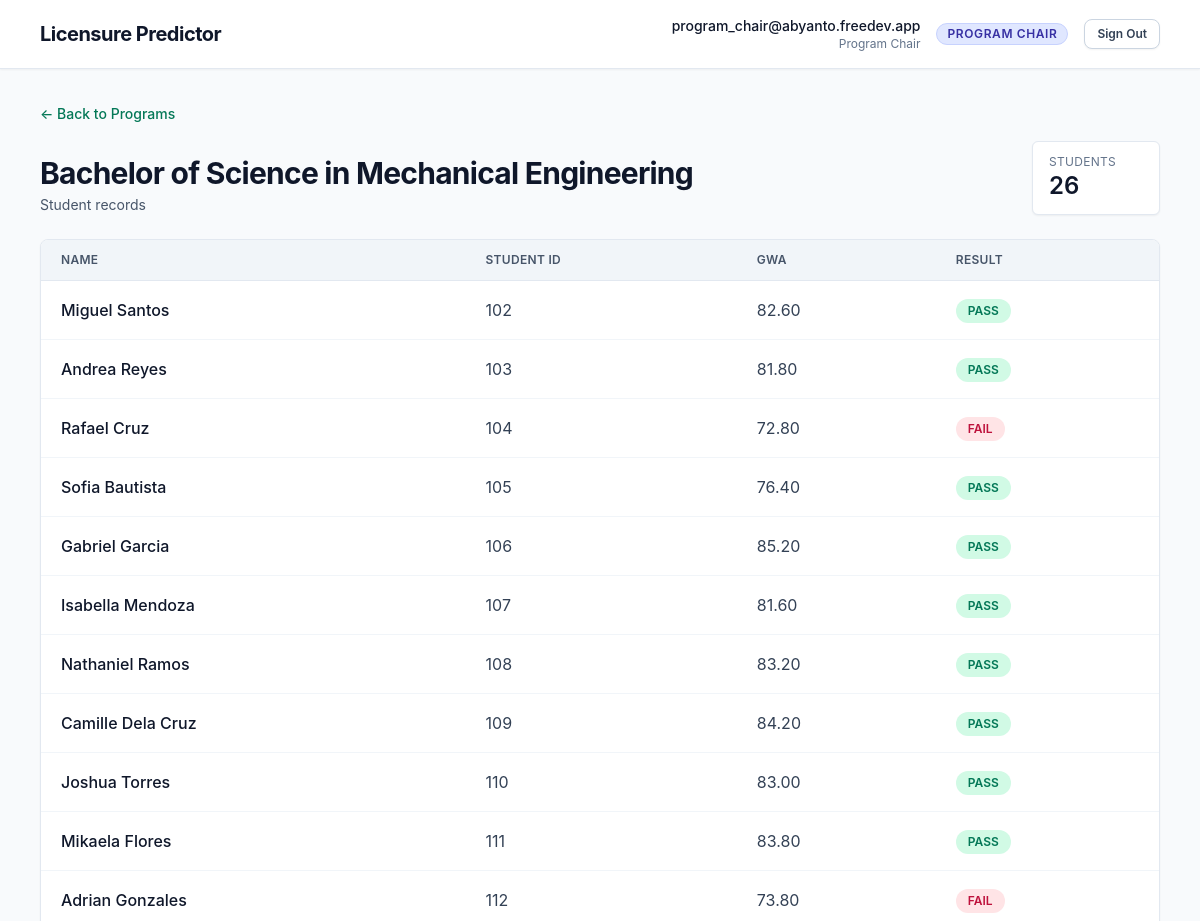
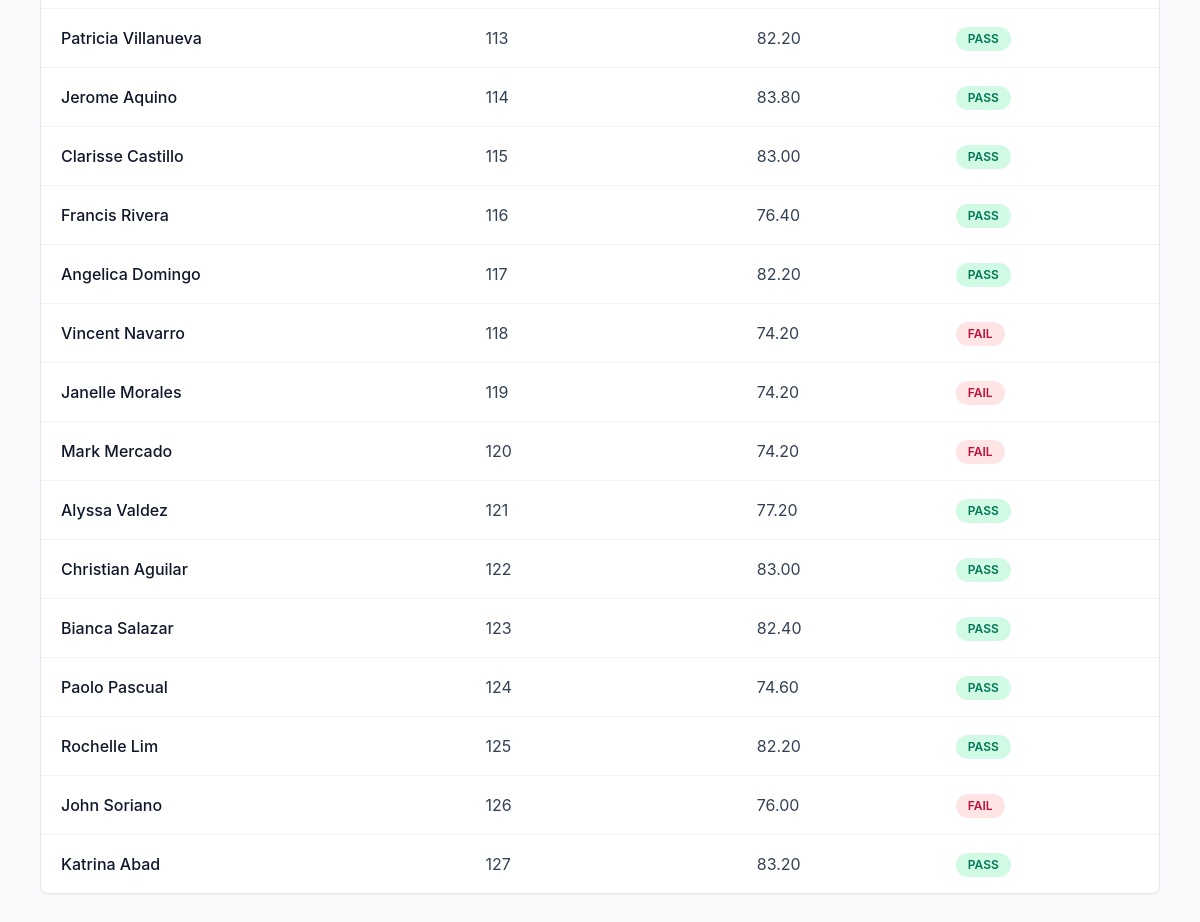
The app's page /students.php?program=Bachelor+of+Science+in+Mechanical+Engineering (signed in) with its own data (2 pictures, top to bottom).
### tables this page shows
CREATE TABLE users (
  id INT UNSIGNED AUTO_INCREMENT PRIMARY KEY,
  email VARCHAR(191) NOT NULL UNIQUE,
  password VARCHAR(255) NOT NULL,
  account_type ENUM('registrar', 'program chair') NOT NULL,
  program VARCHAR(160) NULL,
  created_at TIMESTAMP NOT NULL DEFAULT CURRENT_TIMESTAMP,
  updated_at TIMESTAMP NOT NULL DEFAULT CURRENT_TIMESTAMP ON UPDATE CURRENT_TIMESTAMP
);

CREATE TABLE students (
  id INT UNSIGNED AUTO_INCREMENT PRIMARY KEY,
  student_id VARCHAR(30) NOT NULL UNIQUE,
  full_name VARCHAR(120) NOT NULL,
  gwa DECIMAL(5,2) NOT NULL,
  licensure_result ENUM('PASS', 'FAIL') NOT NULL DEFAULT 'FAIL',
  major_average DECIMAL(4,2) NULL,
  program VARCHAR(160) NOT NULL,
  city_municipality VARCHAR(120) NULL,
  province VARCHAR(120) NULL,
  postal_code VARCHAR(20) NULL,
  age TINYINT UNSIGNED NULL,
  sex ENUM('Male', 'Female') NULL,
  secondary_school_name VARCHAR(180) NULL,
  secondary_school_type ENUM('Private', 'Public') NULL,
  father_educational_attainment VARCHAR(80) NULL,
  mother_educational_attainment VARCHAR(80) NULL,
  monthly_family_income VARCHAR(80) NULL,
  created_at TIMESTAMP NOT NULL DEFAULT CURRENT_TIMESTAMP,
  updated_at TIMESTAMP NOT NULL DEFAULT CURRENT_TIMESTAMP ON UPDATE CURRENT_TIMESTAMP
);

### functions.php (called while the page is built, shortened)
<?php
function e(?string $value): string
{
    return htmlspecialchars((string) $value, ENT_QUOTES, 'UTF-8');
}
function getLoggedInUser(?PDO $pdo = null): ?array
{
    if ($pdo !== null) {
        $statement = $pdo->prepare('SELECT id, email, account_type, program FROM users WHERE id = :id LIMIT 1');
        $statement->execute(['id' => (int) $_SESSION['user_id']]);
        $user = $statement->fetch();
    }
    return $_SESSION['user'] ?? null;
}

### students.php (the view, shortened to what this page needs)
<?php
require __DIR__ . '/functions.php';
$program = $_GET['program'] ?? '';
$user = getLoggedInUser($pdo);
$isRegistrar = $user['account_type'] === 'registrar';
$statement = $pdo->prepare(
    'SELECT id, student_id, full_name, gwa, licensure_result
     FROM students
     WHERE program = :program
     ORDER BY CAST(student_id AS UNSIGNED), student_id'
);
$statement->execute(['program' => $program]);
$students = $statement->fetchAll();
$roleBadgeClass = $isRegistrar ? 'bg-emerald-100 text-emerald-800 border-emerald-200' : 'bg-indigo-100 text-indigo-800 border-indigo-200';
?>
<!doctype html>
<html lang="en">
<head>
    <script src="https://cdn.tailwindcss.com"></script>
    <link rel="stylesheet" href="assets/app.css">
</head>
<body class="min-h-screen bg-slate-50 text-slate-900">
    <header class="border-b border-slate-200 bg-white shadow-sm">
        <div class="mx-auto max-w-6xl px-4 py-4 flex items-center justify-between">
            <div class="flex items-center gap-3">
                <span class="text-xl font-bold tracking-tight text-slate-900">Licensure Predictor</span>
            </div>
            <div class="flex items-center gap-4">
                <div class="text-right hidden sm:block">
                    <p class="text-sm font-medium text-slate-900"><?= e($user['email']) ?></p>
                    <p class="text-xs text-slate-500 capitalize"><?= e($user['account_type']) ?></p>
                </div>
                <span class="inline-flex items-center rounded-full border px-2.5 py-0.5 text-xs font-semibold uppercase tracking-wider <?= $roleBadgeClass ?>">
                    <?= e($user['account_type']) ?>
                </span>
                <a href="logout.php" class="rounded-lg border border-slate-300 bg-white px-3 py-1.5 text-xs font-semibold text-slate-700 shadow-sm hover:bg-slate-100 transition">Sign Out</a>
            </div>
        </div>
    </header>
    <main class="mx-auto max-w-6xl px-4 py-8">
        <div class="mb-6">
            <a href="index.php" class="inline-flex items-center gap-1 text-sm font-medium text-emerald-700 hover:text-emerald-800 transition">
                &larr; Back to Programs
            </a>
            <div class="mt-4 flex flex-col gap-3 sm:flex-row sm:items-end sm:justify-between">
                <div>
                    <h1 class="text-3xl font-bold tracking-tight"><?= e($program) ?></h1>
                    <p class="mt-1 text-sm text-slate-600">Student records</p>
                </div>
                <div class="rounded-md border border-slate-200 bg-white px-4 py-3 shadow-sm min-w-32">
                    <p class="text-xs uppercase tracking-wide text-slate-500">Students</p>
                    <p class="text-2xl font-semibold"><?= count($students) ?></p>
                </div>
            </div>
        </div>
        <section class="overflow-hidden rounded-lg border border-slate-200 bg-white shadow-sm">
            <div class="overflow-x-auto">
                <table class="min-w-full divide-y divide-slate-200">
                    <thead class="bg-slate-100">
                        <tr>
                            <th class="px-5 py-3 text-left text-xs font-semibold uppercase tracking-wide text-slate-600">Name</th>
                            <th class="px-5 py-3 text-left text-xs font-semibold uppercase tracking-wide text-slate-600">Student ID</th>
                            <th class="px-5 py-3 text-left text-xs font-semibold uppercase tracking-wide text-slate-600">GWA</th>
                            <th class="px-5 py-3 text-left text-xs font-semibold uppercase tracking-wide text-slate-600">Result</th>
                        </tr>
                    </thead>
                    <tbody class="divide-y divide-slate-100">
                        <?php if (count($students) === 0): ?>
                            <tr>
                                <td colspan="4" class="px-5 py-8 text-center text-slate-500">
                                    No students found for this program.
                                </td>
                            </tr>
                        <?php else: ?>
                            <?php foreach ($students as $student): ?>
                                <tr class="cursor-pointer transition hover:bg-emerald-50" data-href="student.php?id=<?= (int) $student['id'] ?>" tabindex="0">
                                    <td class="whitespace-nowrap px-5 py-4 font-medium"><?= e($student['full_name']) ?></td>
                                    <td class="whitespace-nowrap px-5 py-4 text-slate-700"><?= e($student['student_id']) ?></td>
                                    <td class="whitespace-nowrap px-5 py-4 text-slate-700"><?= number_format((float) $student['gwa'], 2) ?></td>
                                    <td class="whitespace-nowrap px-5 py-4">
                                        <span class="inline-flex rounded-full px-3 py-1 text-xs font-semibold <?= $student['licensure_result'] === 'PASS' ? 'bg-emerald-100 text-emerald-700' : 'bg-rose-100 text-rose-700' ?>">
                                            <?= e($student['licensure_result']) ?>
                                        </span>
                                    </td>
                                </tr>
                            <?php endforeach; ?>
                        <?php endif; ?>
                    </tbody>
                </table>
            </div>
        </section>
    </main>
</body>
</html>

### assets/app.css (style rules this page uses)
html { color-scheme: light; }
body { font-family: Inter, ui-sans-serif, system-ui, -apple-system, BlinkMacSystemFont, "Segoe UI", sans-serif; }

### records on screen
users: email "program_chair@abyanto.freedev.app", account_type "Program Chair", account_type "PROGRAM CHAIR"
students: full_name "Miguel Santos", student "102", gwa "82.60", licensure_result "PASS"
students: full_name "Andrea Reyes", student "103", gwa "81.80", licensure_result "PASS"
students: full_name "Rafael Cruz", student "104", gwa "72.80", licensure_result "FAIL"
students: full_name "Sofia Bautista", student "105", gwa "76.40", licensure_result "PASS"
students: full_name "Gabriel Garcia", student "106", gwa "85.20", licensure_result "PASS"
students: full_name "Isabella Mendoza", student "107", gwa "81.60", licensure_result "PASS"
students: full_name "Nathaniel Ramos", student "108", gwa "83.20", licensure_result "PASS"
students: full_name "Camille Dela Cruz", student "109", gwa "84.20", licensure_result "PASS"
students: full_name "Joshua Torres", student "110", gwa "83.00", licensure_result "PASS"
students: full_name "Mikaela Flores", student "111", gwa "83.80", licensure_result "PASS"
students: full_name "Adrian Gonzales", student "112", gwa "73.80", licensure_result "FAIL"
students: full_name "Patricia Villanueva", student "113", gwa "82.20", licensure_result "PASS"
students: full_name "Jerome Aquino", student "114", gwa "83.80", licensure_result "PASS"
students: full_name "Clarisse Castillo", student "115", gwa "83.00", licensure_result "PASS"
students: full_name "Francis Rivera", student "116", gwa "76.40", licensure_result "PASS"
students: full_name "Angelica Domingo", student "117", gwa "82.20", licensure_result "PASS"
students: full_name "Vincent Navarro", student "118", gwa "74.20", licensure_result "FAIL"
students: full_name "Janelle Morales", student "119", gwa "74.20", licensure_result "FAIL"
students: full_name "Mark Mercado", student "120", gwa "74.20", licensure_result "FAIL"
students: full_name "Alyssa Valdez", student "121", gwa "77.20", licensure_result "PASS"
students: full_name "Christian Aguilar", student "122", gwa "83.00", licensure_result "PASS"
students: full_name "Bianca Salazar", student "123", gwa "82.40", licensure_result "PASS"
students: full_name "Paolo Pascual", student "124", gwa "74.60", licensure_result "PASS"
students: full_name "Rochelle Lim", student "125", gwa "82.20", licensure_result "PASS"
students: full_name "John Soriano", student "126", gwa "76.00", licensure_result "FAIL"
students: full_name "Katrina Abad", student "127", gwa "83.20", licensure_result "PASS"

### other values on screen
$program "Bachelor of Science in Mechanical Engineering"
count($students) "26"
